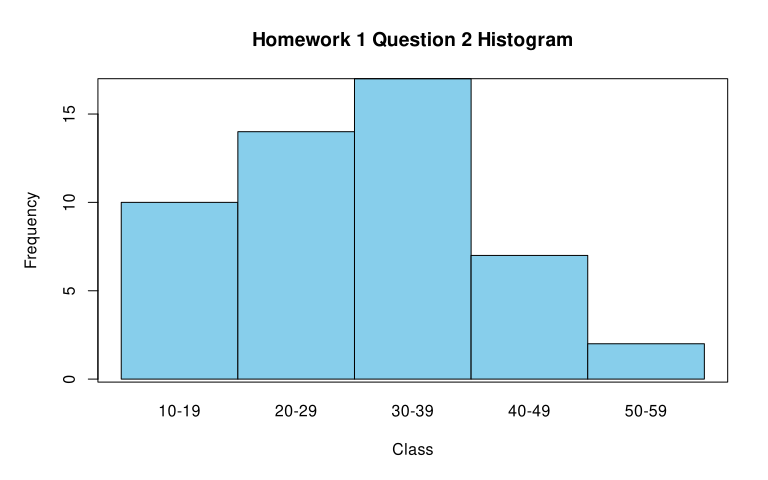

Source code (R):
# data
class <- c("10-19", "20-29", "30-39", "40-49","50-59")
frequency <- c(10,14,17,7,2)


# output to svg file
svg("~/Workspace/ghastman/ECON27000/Homework_1_Histogram.svg", width = 8, height = 5)

# set margins
par(mar = c(5, 5, 4, 2) + 0.1)

# Generate plot
barplot(frequency, 
        names.arg = class, 
        space = 0, 
        col = "skyblue", 
        border = "black",
        main = "Homework 1 Question 2 Histogram",
        xlab = "Class",
        ylab = "Frequency")
box() # adds an outer border


#close and save
dev.off()
